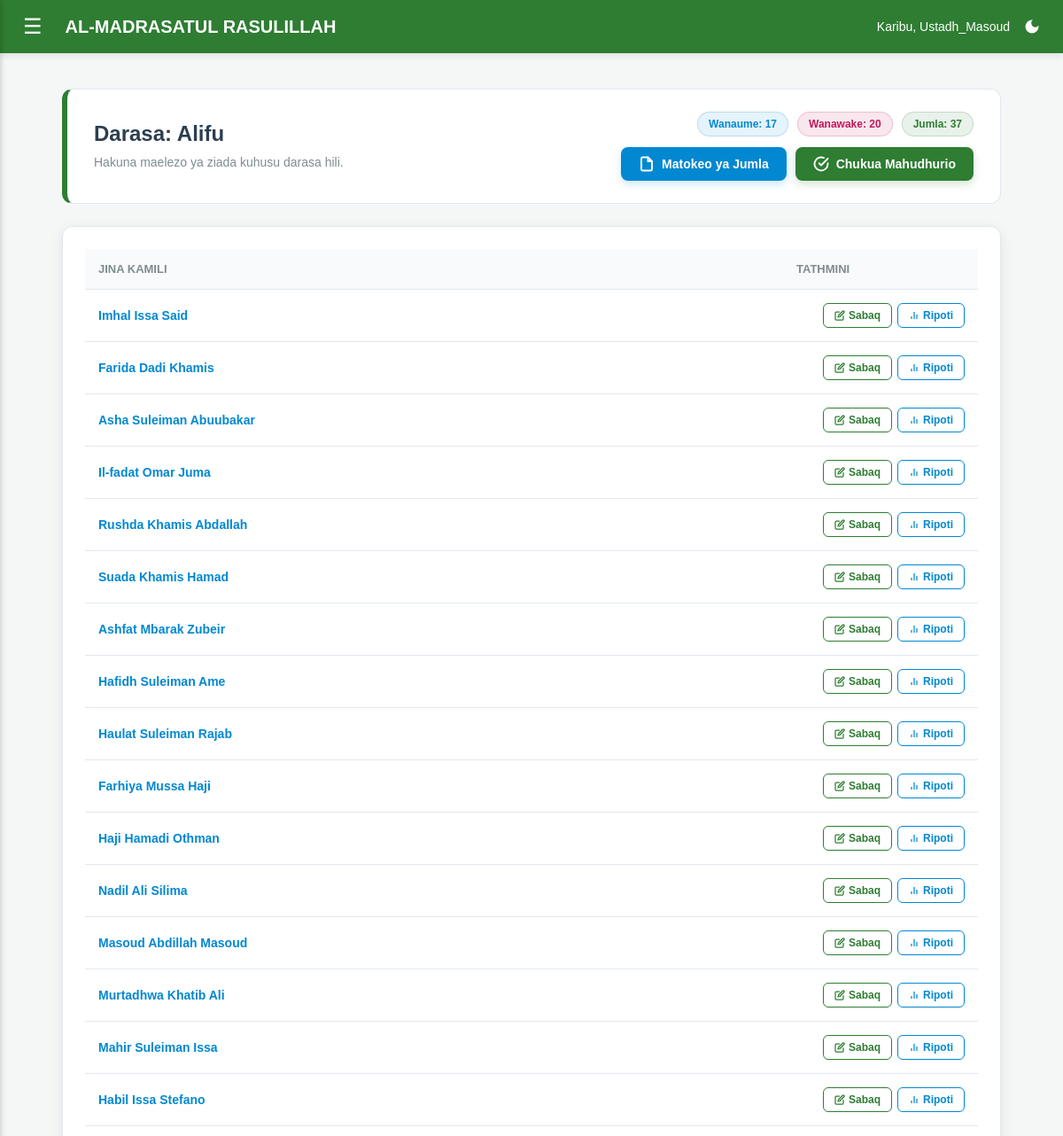
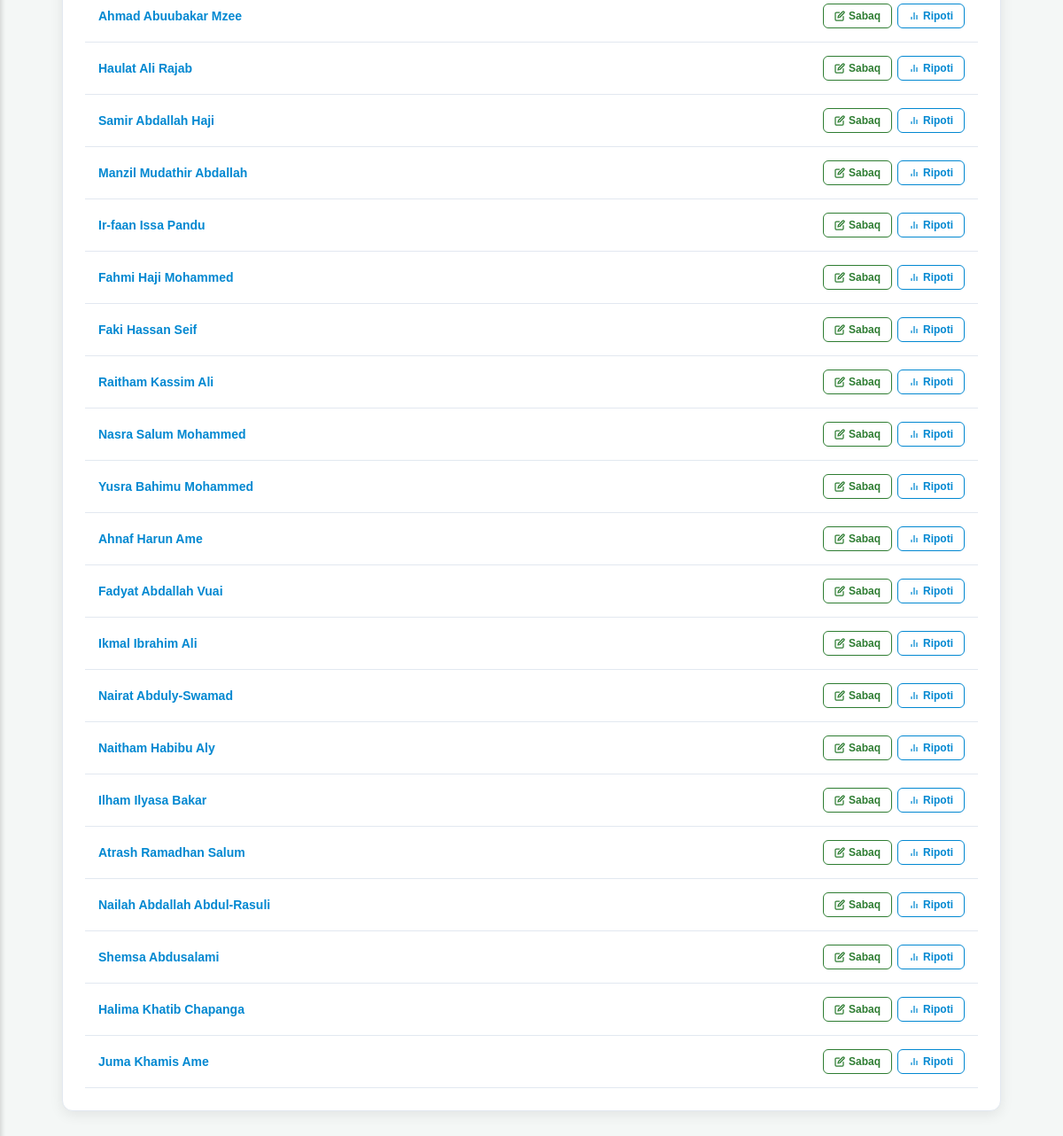
The app's page /madrasa/madarasa/2/ (signed in) with its own data (2 pictures, top to bottom).
### usimamizi/models.py (models this page shows, shortened)
class Darasa(models.Model):
    jina = models.CharField(max_length=50, help_text="Mfano: Darasa la Kwanza, Ibtidai, n.k.")
    maelezo = models.TextField(blank=True, null=True)

class Mwanafunzi(models.Model):
    jina_kamili = models.CharField(
        max_length=100,
        unique=True,
        error_messages={
            'unique': "Mwanafunzi with this Jina already exists.",
        }
    )
    namba_ya_usajili = models.CharField(max_length=20, unique=True, blank=True)
    tarehe_ya_kuzaliwa = models.DateField(null=True, blank=True)
    mahala_anapoishi = models.CharField(max_length=100, null=True, blank=True)
    jina_la_mzazi = models.CharField(max_length=100, null=True, blank=True)
    namba_ya_simu_mzazi = models.CharField(max_length=15, null=True, blank=True)
    jinsia = models.CharField(max_length=2, choices=[('ME', 'Mwanamume (ME)'), ('KE', 'Mwanamke (KE)')], default='ME')
    darasa = models.ForeignKey(Darasa, on_delete=models.SET_NULL, null=True, blank=True)
    programu_ya_usiku = models.ForeignKey(Somo, on_delete=models.SET_NULL, null=True, blank=True, related_name='wanafunzi_usiku', help_text="Chagua kama anasoma usiku (Acha wazi kama hasomi usiku)")
    juzuu_aliyohifadhi = models.IntegerField(default=1)
    picha = models.ImageField(upload_to='picha_za_wanafunzi/', null=True, blank=True, validators=[validate_picha])
    tarehe_ya_kujiunga = models.DateField(auto_now_add=True)

### usimamizi/views.py (the view)
# urls.py: path('madarasa/<int:darasa_id>/', views.wanafunzi_darasa, name='wanafunzi_darasa'),
@login_required(login_url='ingia')
def wanafunzi_darasa(request, darasa_id):
    darasa = get_object_or_404(Darasa, id=darasa_id)
    wanafunzi = Mwanafunzi.objects.filter(darasa=darasa)
    jumla = wanafunzi.count()
    wavulana = wanafunzi.filter(jinsia='ME').count()
    wasichana = wanafunzi.filter(jinsia='KE').count()
    return render(request, 'usimamizi/wanafunzi_darasa.html', {
        'darasa': darasa,
        'wanafunzi': wanafunzi,
        'jumla': jumla,
        'wavulana': wavulana,
        'wasichana': wasichana
    })

### usimamizi/templates/usimamizi/wanafunzi_darasa.html (shortened to what this page needs)
{% extends 'usimamizi/base.html' %}
{% load static %}
{% block extra_css %}
<link rel="stylesheet" href="{% static 'usimamizi/css/pages/wanafunzi_darasa.css' %}?v=20260706a">
{% endblock %}
{% block maudhui %}
<div class="wanafunzi_darasa-inline-1">
    <div class="page-header">
        <div class="wanafunzi_darasa-inline-2">
            <h1>Darasa: {{ darasa.jina }}</h1>
            <p>{{ darasa.maelezo|default:"Hakuna maelezo ya ziada kuhusu darasa hili." }}</p>
        </div>
        <div class="header-actions">
            <div class="badge-group">
                <span class="stat-badge badge-male">Wanaume: {{ wavulana }}</span>
                <span class="stat-badge badge-female">Wanawake: {{ wasichana }}</span>
                <span class="stat-badge badge-total">Jumla: {{ jumla }}</span>
            </div>
            <div class="header-btns">
                <a href="{% url 'mseto_mitihani_darasa' darasa.id %}" class="btn-secondary">
                    <svg xmlns="http://www.w3.org/2000/svg" width="18" height="18" viewBox="0 0 24 24" fill="none" stroke="currentColor" stroke-width="2.5"><path d="M14 2H6a2 2 0 0 0-2 2v16a2 2 0 0 0 2 2h12a2 2 0 0 0 2-2V8z"></path><polyline points="14 2 14 8 20 8"></polyline></svg>
                    Matokeo ya Jumla
                </a>
                <a href="{% url 'mahudhurio_darasa' darasa.id %}" class="btn-main">
                    <svg xmlns="http://www.w3.org/2000/svg" width="18" height="18" viewBox="0 0 24 24" fill="none" stroke="currentColor" stroke-width="2.5" stroke-linecap="round" stroke-linejoin="round"><path d="M22 11.08V12a10 10 0 1 1-5.93-9.14"></path><polyline points="22 4 12 14.01 9 11.01"></polyline></svg>
                    Chukua Mahudhurio
                </a>
            </div>
        </div>
    </div>
    <div class="table-card">
        <div class="wanafunzi_darasa-inline-3">
            <table class="data-table">
                <thead>
                    <tr>
                        <th>Jina Kamili</th>
                        <th class="wanafunzi_darasa-inline-4">Tathmini</th>
                    </tr>
                </thead>
                <tbody>
                    {% for mwanafunzi in wanafunzi %}
                    <tr>
                        <td class="wanafunzi_darasa-inline-5">
                            <a href="{% url 'mwanafunzi_profile' mwanafunzi.id %}" class="wanafunzi_darasa-inline-6">
                                {{ mwanafunzi.jina_kamili }}
                            </a>
                        </td>
                        <td>
                            <div class="action-group">
                                <a href="{% url 'rekodi_sabaq' mwanafunzi.id 'Darasa' %}" class="btn-action-sm primary-style" title="Rekodi Sabaq">
                                    Sabaq
                                </a>
                                <a href="{% url 'ripoti_mwanafunzi' mwanafunzi.id 'Darasa' %}" class="btn-action-sm secondary-style" title="Angalia Ripoti">
                                    <svg xmlns="http://www.w3.org/2000/svg" width="12" height="12" viewBox="0 0 24 24" fill="none" stroke="currentColor" stroke-width="2.5"><line x1="18" y1="20" x2="18" y2="10"></line><line x1="12" y1="20" x2="12" y2="4"></line><line x1="6" y1="20" x2="6" y2="14"></line></svg>
                                    Ripoti
                                </a>
                            </div>
                        </td>
                    </tr>
                    {% empty %}
                    <tr>
                        <td colspan="2" class="wanafunzi_darasa-inline-7">
                            Hakuna mwanafunzi aliyesajiliwa katika darasa hili bado.
                        </td>
                    </tr>
                    {% endfor %}
                </tbody>
            </table>
        </div>
    </div>
</div>
{% endblock %}

### usimamizi/templates/usimamizi/base.html (shortened to what this page needs)
{% load static %}
<!DOCTYPE html>
<html lang="sw">
<head>
    <link rel="stylesheet" href="{% static 'usimamizi/css/base.css' %}?v=20260706a">
    {% block extra_css %}{% endblock %}
</head>
<body>
<div class="header">
    <button class="menu-btn" onclick="openNav()">☰</button>
    <h2>AL-MADRASATUL RASULILLAH</h2>
    <div class="user-actions">
        <span class="user-greeting">Karibu, {{ request.user.username }}</span>
        <button class="theme-switch" onclick="toggleTheme()" id="themeBtn" title="Badili Muonekano"></button>
    </div>
</div>
<div class="main-content" id="main">
    {% block maudhui %}{% endblock %}
</div>
</body>
</html>

### usimamizi/static/usimamizi/css/base.css (style rules this page uses)
:root { color-scheme: light; --primary: #2E7D32; --primary-color: var(--primary); --primary-hover: #1b5e20; --secondary: #0288D1; --accent: #673ab7; --warning: #f57c00; --danger: #d32f2f; --success: #388e3c; --female: #c2185b; --hifdhu-accent: var(--secondary); --nav-bg: #2E7D32; --nav-hover-bg: #2E7D32; --sidebar-bg: #1b5e20; --sidebar-submenu-bg: #144d18; --bg-body: #f4f7f6; --bg-color: var(--bg-body); --card-bg: #ffffff; --surface-bg: #ffffff; --surface-muted: #f8fafc; --table-header: #f8fafc; --hover-bg: #f8fafc; --input-bg: #ffffff; --text-main: #2c3e50; --text-muted: #7f8c8d; --text-normal: #444444; --text-faint: #888888; --title-color: #1b5e20; --subtitle-color: #666666; --text-on-primary: #ffffff; --border-color: #e2e8f0; --focus-ring: rgba(46, 125, 50, 0.15); --shadow-color: rgba(0, 0, 0, 0.08); --shadow-strong: rgba(0, 0, 0, 0.14); --tangazo-bg: #f1f8e9; --badge-bg: #e8f5e9; --success-bg: #e8f5e9; --success-text: #1b5e20; --success-border: #a5d6a7; --info-bg: #e3f2fd; --info-text: #0d47a1; --info-border: #90caf9; --warning-bg: #fff8e1; --warning-text: #8d6e00; --warning-border: #ffe082; --danger-bg: #fde8e8; --danger-text: #c62828; --danger-border: #f8b4b4; --button-bg: var(--primary); --button-bg-hover: var(--primary-hover); --button-text: var(--text-on-primary); --button-secondary-bg: var(--secondary); --button-muted-bg: #eeeeee; --form-accent: var(--primary); --form-focus-shadow: var(--focus-ring); --form-button-shadow: rgba(46, 125, 50, 0.2); }
* { box-sizing: border-box; }
body { margin: 0; font-family: Arial, sans-serif; background-color: var(--bg-body); color: var(--text-main); transition: background-color 0.25s ease, color 0.25s ease; }
a { color: inherit; }
.header { background-color: var(--nav-bg); color: var(--text-on-primary); padding: 15px 20px; display: flex; align-items: center; box-shadow: 0 4px 6px var(--shadow-color); position: sticky; top: 0; z-index: 10; transition: background-color 0.25s ease, border-color 0.25s ease; }
.menu-btn { font-size: 24px; cursor: pointer; background: none; border: none; color: var(--text-on-primary); margin-right: 20px; }
.header h2 { margin: 0; font-size: 20px; flex: 1; white-space: nowrap; overflow: hidden; text-overflow: ellipsis; }
.main-content { padding: 20px; transition: margin-left .3s; }
.card, [class$="-card"], [class*="-card "], [class$="-box"], [class*="-box "] { color: var(--text-main); }
table { color: var(--text-main); border-color: var(--border-color); }
th { background-color: var(--table-header); border-color: var(--border-color); color: var(--text-muted); }
td { border-color: var(--border-color); color: var(--text-main); }
button, .btn, [class^="btn-"], [class*=" btn-"] { transition: background-color 0.2s ease, border-color 0.2s ease, color 0.2s ease, transform 0.2s ease; }
.user-actions { display: flex; align-items: center; gap: 10px; }
.theme-switch { background: transparent; border: none; cursor: pointer; display: flex; align-items: center; justify-content: center; padding: 5px; outline: none; transition: transform 0.2s ease; }
.user-greeting { font-weight: 500; font-size: 14px; color: #ffffff; white-space: nowrap; }

### records on screen
Darasa: jina "Alifu", maelezo "Hakuna maelezo ya ziada kuhusu darasa hili."
Mwanafunzi: jina_kamili "Imhal Issa Said"
Mwanafunzi: jina_kamili "Farida Dadi Khamis"
Mwanafunzi: jina_kamili "Asha Suleiman Abuubakar"
Mwanafunzi: jina_kamili "Il-fadat Omar Juma"
Mwanafunzi: jina_kamili "Rushda Khamis Abdallah"
Mwanafunzi: jina_kamili "Suada Khamis Hamad"
Mwanafunzi: jina_kamili "Ashfat Mbarak Zubeir"
Mwanafunzi: jina_kamili "Hafidh Suleiman Ame"
Mwanafunzi: jina_kamili "Haulat Suleiman Rajab"
Mwanafunzi: jina_kamili "Farhiya Mussa Haji"
Mwanafunzi: jina_kamili "Haji Hamadi Othman"
Mwanafunzi: jina_kamili "Nadil Ali Silima"
Mwanafunzi: jina_kamili "Masoud Abdillah Masoud"
Mwanafunzi: jina_kamili "Murtadhwa Khatib Ali"
Mwanafunzi: jina_kamili "Mahir Suleiman Issa"
Mwanafunzi: jina_kamili "Habil Issa Stefano"
Mwanafunzi: jina_kamili "Ahmad Abuubakar Mzee"
Mwanafunzi: jina_kamili "Haulat Ali Rajab"
Mwanafunzi: jina_kamili "Samir Abdallah Haji"
Mwanafunzi: jina_kamili "Manzil Mudathir Abdallah"
Mwanafunzi: jina_kamili "Ir-faan Issa Pandu"
Mwanafunzi: jina_kamili "Fahmi Haji Mohammed"
Mwanafunzi: jina_kamili "Faki Hassan Seif"
Mwanafunzi: jina_kamili "Raitham Kassim Ali"
Mwanafunzi: jina_kamili "Nasra Salum Mohammed"
Mwanafunzi: jina_kamili "Yusra Bahimu Mohammed"
Mwanafunzi: jina_kamili "Ahnaf Harun Ame"
Mwanafunzi: jina_kamili "Fadyat Abdallah Vuai"
Mwanafunzi: jina_kamili "Ikmal Ibrahim Ali"
Mwanafunzi: jina_kamili "Nairat Abduly-Swamad"
Mwanafunzi: jina_kamili "Naitham Habibu Aly"
Mwanafunzi: jina_kamili "Ilham Ilyasa Bakar"
Mwanafunzi: jina_kamili "Atrash Ramadhan Salum"
Mwanafunzi: jina_kamili "Nailah Abdallah Abdul-Rasuli"
Mwanafunzi: jina_kamili "Shemsa Abdusalami"
Mwanafunzi: jina_kamili "Halima Khatib Chapanga"
Mwanafunzi: jina_kamili "Juma Khamis Ame"

### other values on screen
{{ request.user.username }} "Ustadh_Masoud"
{{ wavulana }} "17"
{{ wasichana }} "20"
{{ jumla }} "37"
